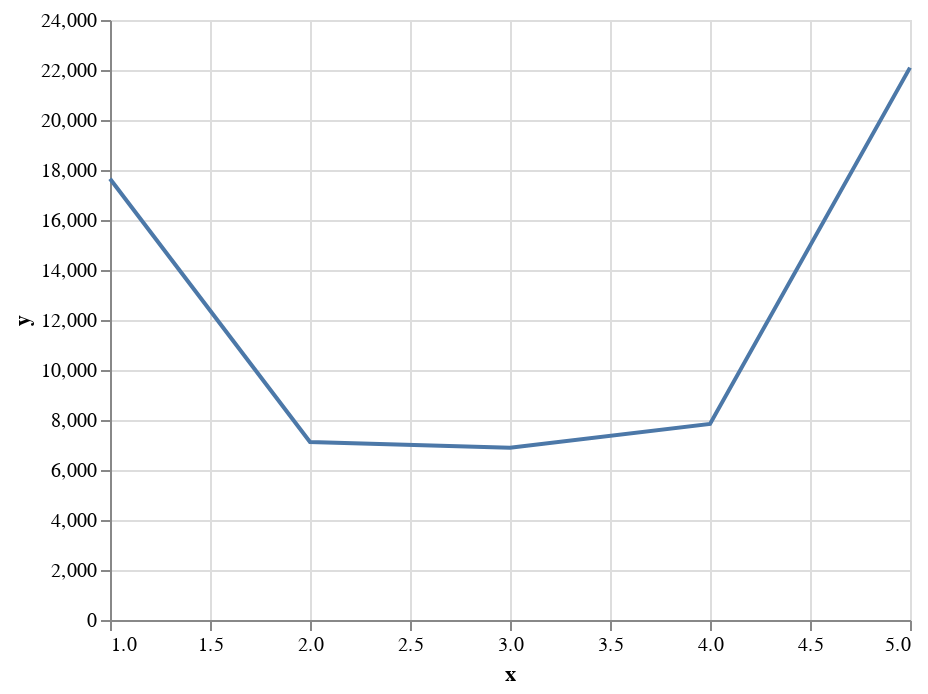

Notebook cell for this chart:
### Markdown cell above
## Altair

### Code cell
data=pd.DataFrame({
    "x":x,
    "y":reviews
})
alt.Chart(data).mark_line().encode(x="x",y="y")

### Figure 1 — Vega-Lite specification as saved in the notebook (floating-point values rounded to 4 significant figures)
{"config": {"view": {"continuousWidth": 400, "continuousHeight": 300}}, "data": {"name": "data-b6899fcbf0e468db953108e4938da76d"}, "mark": "line", "encoding": {"x": {"field": "x", "type": "quantitative"}, "y": {"field": "y", "type": "quantitative"}}, "$schema": "https://vega.github.io/schema/vega-lite/v4.17.0.json", "datasets": {"data-b6899fcbf0e468db953108e4938da76d": [{"x": 1, "y": 17653}, {"x": 2, "y": 7118}, {"x": 3, "y": 6886}, {"x": 4, "y": 7842}, {"x": 5, "y": 22095}]}}
